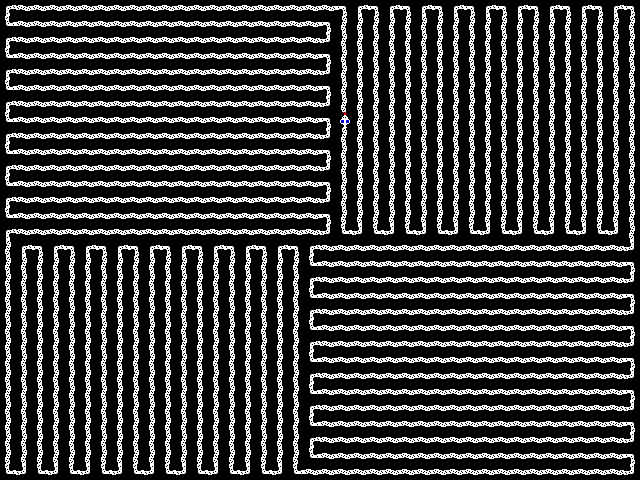

A 2D game scene composited from a Tiled map and its tileset images. What follows is a short description and the map's XML, with every tile layer's data as written:
An orthogonal 40x30 tile map with 16x16 px tiles, 1 tile layer (Kachelebene 1).

<map version="1.2" tiledversion="1.3.3" orientation="orthogonal" renderorder="right-down" width="40" height="30" tilewidth="16" tileheight="16" infinite="0" nextlayerid="2" nextobjectid="1">
 <tileset firstgid="1" source="myPONG.tsx" />
 <layer id="1" name="Kachelebene 1" width="40" height="30">
  <data encoding="csv">
82,86,86,86,86,86,86,86,86,86,86,86,86,86,86,86,86,86,86,86,86,81,82,81,82,81,82,81,82,81,82,81,82,81,82,81,82,81,82,81,
18,86,86,86,86,86,86,86,86,86,86,86,86,86,86,86,86,86,86,86,81,85,85,85,85,85,85,85,85,85,85,85,85,85,85,85,85,85,85,85,
82,86,86,86,86,86,86,86,86,86,86,86,86,86,86,86,86,86,86,86,17,85,85,85,85,85,85,85,85,85,85,85,85,85,85,85,85,85,85,85,
18,86,86,86,86,86,86,86,86,86,86,86,86,86,86,86,86,86,86,86,81,85,85,85,85,85,85,85,85,85,85,85,85,85,85,85,85,85,85,85,
82,86,86,86,86,86,86,86,86,86,86,86,86,86,86,86,86,86,86,86,17,85,85,85,85,85,85,85,85,85,85,85,85,85,85,85,85,85,85,85,
18,86,86,86,86,86,86,86,86,86,86,86,86,86,86,86,86,86,86,86,81,85,85,85,85,85,85,85,85,85,85,85,85,85,85,85,85,85,85,85,
82,86,86,86,86,86,86,86,86,86,86,86,86,86,86,86,86,86,86,86,17,85,85,85,85,85,85,85,85,85,85,85,85,85,85,85,85,85,85,85,
18,86,86,86,86,86,86,86,86,86,86,86,86,86,86,86,86,86,86,86,81,24,85,85,85,85,85,85,85,85,85,85,85,85,85,85,85,85,85,85,
82,86,86,86,86,86,86,86,86,86,86,86,86,86,86,86,86,86,86,86,17,85,85,85,85,85,85,85,85,85,85,85,85,85,85,85,85,85,85,85,
18,86,86,86,86,86,86,86,86,86,86,86,86,86,86,86,86,86,86,86,81,85,85,85,85,85,85,85,85,85,85,85,85,85,85,85,85,85,85,85,
82,86,86,86,86,86,86,86,86,86,86,86,86,86,86,86,86,86,86,86,17,85,85,85,85,85,85,85,85,85,85,85,85,85,85,85,85,85,85,85,
18,86,86,86,86,86,86,86,86,86,86,86,86,86,86,86,86,86,86,86,81,85,85,85,85,85,85,85,85,85,85,85,85,85,85,85,85,85,85,85,
82,86,86,86,86,86,86,86,86,86,86,86,86,86,86,86,86,86,86,86,17,85,85,85,85,85,85,85,85,85,85,85,85,85,85,85,85,85,85,85,
18,86,86,86,86,86,86,86,86,86,86,86,86,86,86,86,86,86,86,86,81,85,85,85,85,85,85,85,85,85,85,85,85,85,85,85,85,85,85,85,
82,86,86,86,86,86,86,86,86,86,86,86,86,86,86,86,86,86,86,86,17,18,17,18,17,18,17,18,17,18,17,18,17,18,17,18,17,18,17,85,
85,82,81,82,81,82,81,82,81,82,81,82,81,82,81,82,81,82,81,82,86,86,86,86,86,86,86,86,86,86,86,86,86,86,86,86,86,86,86,17,
85,85,85,85,85,85,85,85,85,85,85,85,85,85,85,85,85,85,85,18,86,86,86,86,86,86,86,86,86,86,86,86,86,86,86,86,86,86,86,81,
85,85,85,85,85,85,85,85,85,85,85,85,85,85,85,85,85,85,85,82,86,86,86,86,86,86,86,86,86,86,86,86,86,86,86,86,86,86,86,17,
85,85,85,85,85,85,85,85,85,85,85,85,85,85,85,85,85,85,85,18,86,86,86,86,86,86,86,86,86,86,86,86,86,86,86,86,86,86,86,81,
85,85,85,85,85,85,85,85,85,85,85,85,85,85,85,85,85,85,85,82,86,86,86,86,86,86,86,86,86,86,86,86,86,86,86,86,86,86,86,17,
85,85,85,85,85,85,85,85,85,85,85,85,85,85,85,85,85,85,85,18,86,86,86,86,86,86,86,86,86,86,86,86,86,86,86,86,86,86,86,81,
85,85,85,85,85,85,85,85,85,85,85,85,85,85,85,85,85,85,85,82,86,86,86,86,86,86,86,86,86,86,86,86,86,86,86,86,86,86,86,17,
85,85,85,85,85,85,85,85,85,85,85,85,85,85,85,85,85,85,85,18,86,86,86,86,86,86,86,86,86,86,86,86,86,86,86,86,86,86,86,81,
85,85,85,85,85,85,85,85,85,85,85,85,85,85,85,85,85,85,85,82,86,86,86,86,86,86,86,86,86,86,86,86,86,86,86,86,86,86,86,17,
85,85,85,85,85,85,85,85,85,85,85,85,85,85,85,85,85,85,85,18,86,86,86,86,86,86,86,86,86,86,86,86,86,86,86,86,86,86,86,81,
85,85,85,85,85,85,85,85,85,85,85,85,85,85,85,85,85,85,85,82,86,86,86,86,86,86,86,86,86,86,86,86,86,86,86,86,86,86,86,17,
85,85,85,85,85,85,85,85,85,85,85,85,85,85,85,85,85,85,85,18,86,86,86,86,86,86,86,86,86,86,86,86,86,86,86,86,86,86,86,81,
85,85,85,85,85,85,85,85,85,85,85,85,85,85,85,85,85,85,85,82,86,86,86,86,86,86,86,86,86,86,86,86,86,86,86,86,86,86,86,17,
85,85,85,85,85,85,85,85,85,85,85,85,85,85,85,85,85,85,85,18,86,86,86,86,86,86,86,86,86,86,86,86,86,86,86,86,86,86,86,81,
18,17,18,17,18,17,18,17,18,17,18,17,18,17,18,17,18,17,18,86,86,86,86,86,86,86,86,86,86,86,86,86,86,86,86,86,86,86,86,17
</data>
 </layer>
</map>
